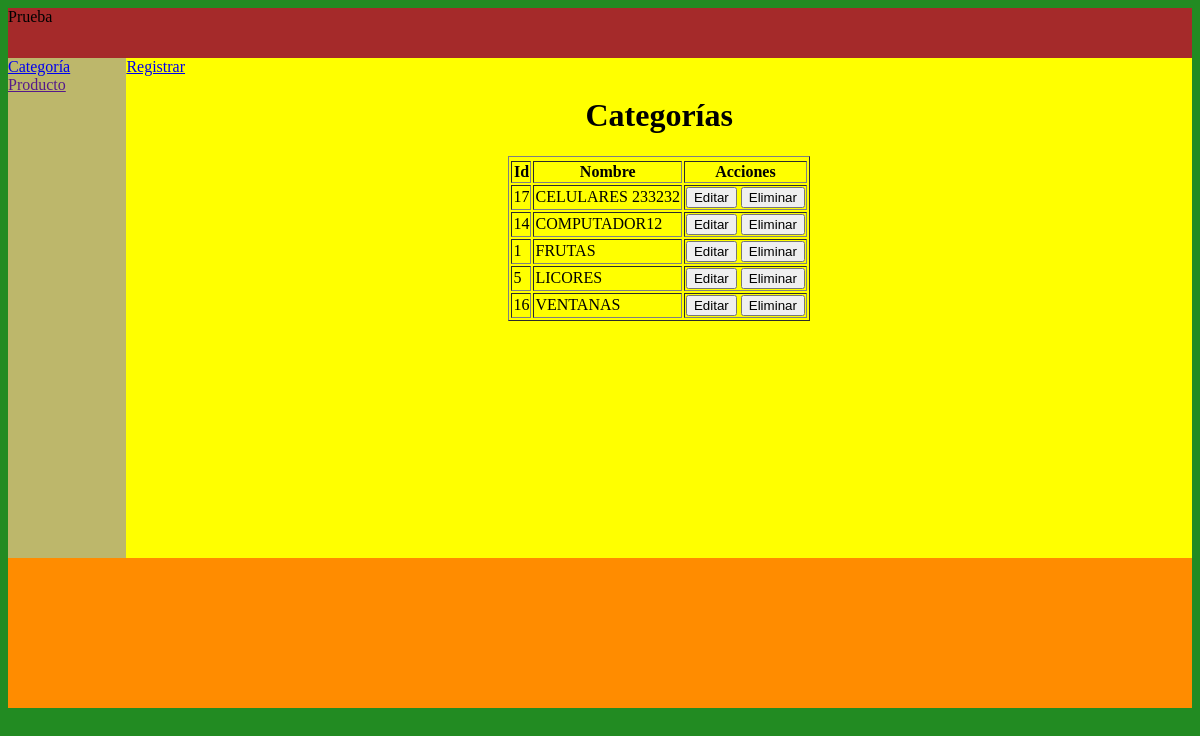
/Vista/listarCategoria.php, run on an earlier commit of the app's database.
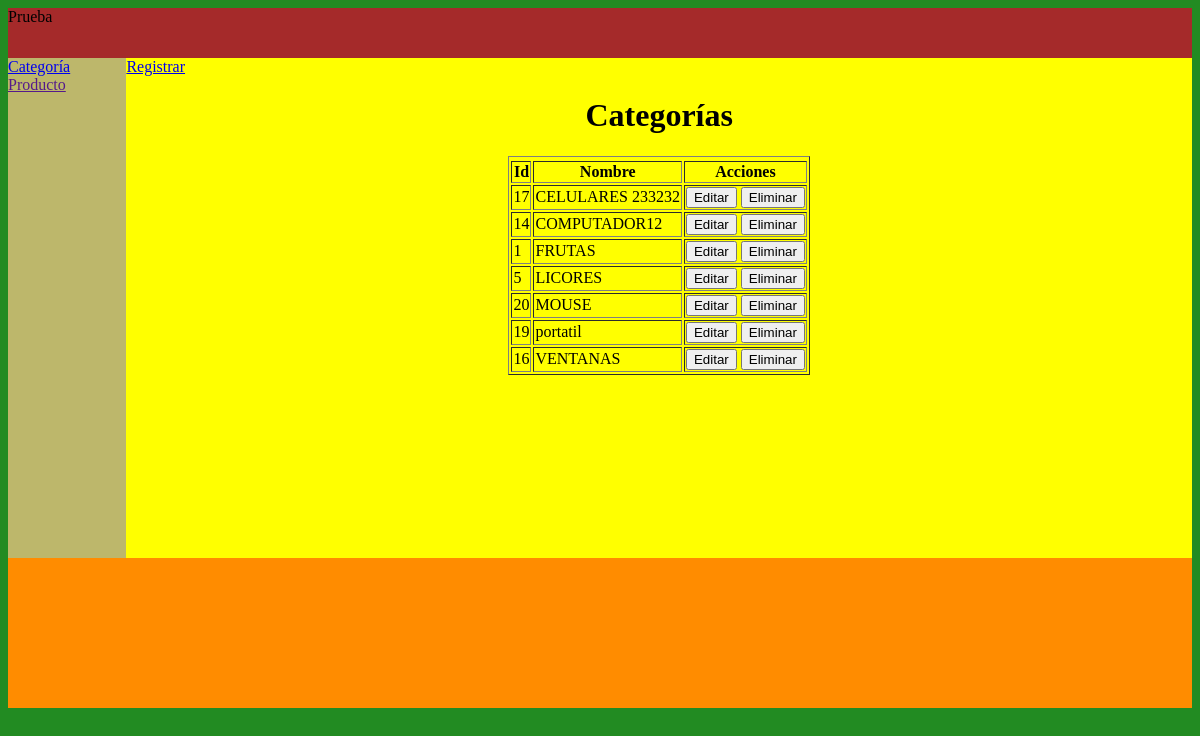
And on a later commit of the database.
### tables this page shows
CREATE TABLE `categoria` (
  `idCategoria` int(11) NOT NULL,
  `nombre` varchar(40) NOT NULL
);

### Controlador/controladorCategoria.php (called while the page is built, shortened)
<?php
require_once('../Modelo/crudCategoria.php');
class controladorCategoria{
    public function listarCategoria(){
       $crudCategoria = new crudCategoria();
       $listaCategoria = $crudCategoria->listarCategoria();
       return $listaCategoria;
    }
}
$controladorCategoria = new controladorCategoria();
$listaCategoria = $controladorCategoria->listarCategoria();
?>

### Modelo/crudCategoria.php (called while the page is built, shortened)
<?php
class crudCategoria{
    public function listarCategoria(){
      $baseDatos = Conexion::conectar();
      $sql = $baseDatos->query('SELECT * FROM categoria ORDER BY nombre ASC');
      $sql->execute();
      return($sql->fetchAll());
    }
}
?>

### Vista/listarCategoria.php (the view, shortened to what this page needs)
<?php
require_once('../Controlador/controladorCategoria.php');
require_once('layoutSuperior.php');
?>
<a href="../Controlador/controladorCategoria.php?vista=registrarCategoria.php" >Registrar</a>
    <h1 align="center">Categorías</h1>
    <table border="1" align="center">
        <thead>
            <tr>
            <tr>
                <th>Id</th>
                <th>Nombre</th>
                <th>Acciones</th>
            </tr>
        </thead>
        <tbody>
            <?php
                foreach($listaCategoria as $categoria){
                    echo "<tr>";
                    echo "<td>".$categoria['idCategoria']."</td>";
                    echo "<td>".$categoria['nombre']."</td>";
                    echo "<td>
                    <form id='frmCategoria$categoria[idCategoria]' method='POST' action='../Controlador/controladorCategoria.php'>
                        <input type='hidden' name='idCategoria' value=".$categoria['idCategoria']." />
                        <button type='submit' name='Editar'>Editar</button>
                        <button type='button' onclick='validarEliminacion($categoria[idCategoria])' name='Eliminar'>Eliminar</button>
                        <input type='hidden' name='Eliminar' />
                        </form>
                    </td>";
                    echo "</tr>";
                }
            ?>
        </tbody>
    </table>
<?php
require_once('layoutInferior.php');
?>

What changed in the data, as far as the page shows it:
added categoria: idCategoria "20", nombre "MOUSE"
added categoria: idCategoria "19", nombre "portatil"
